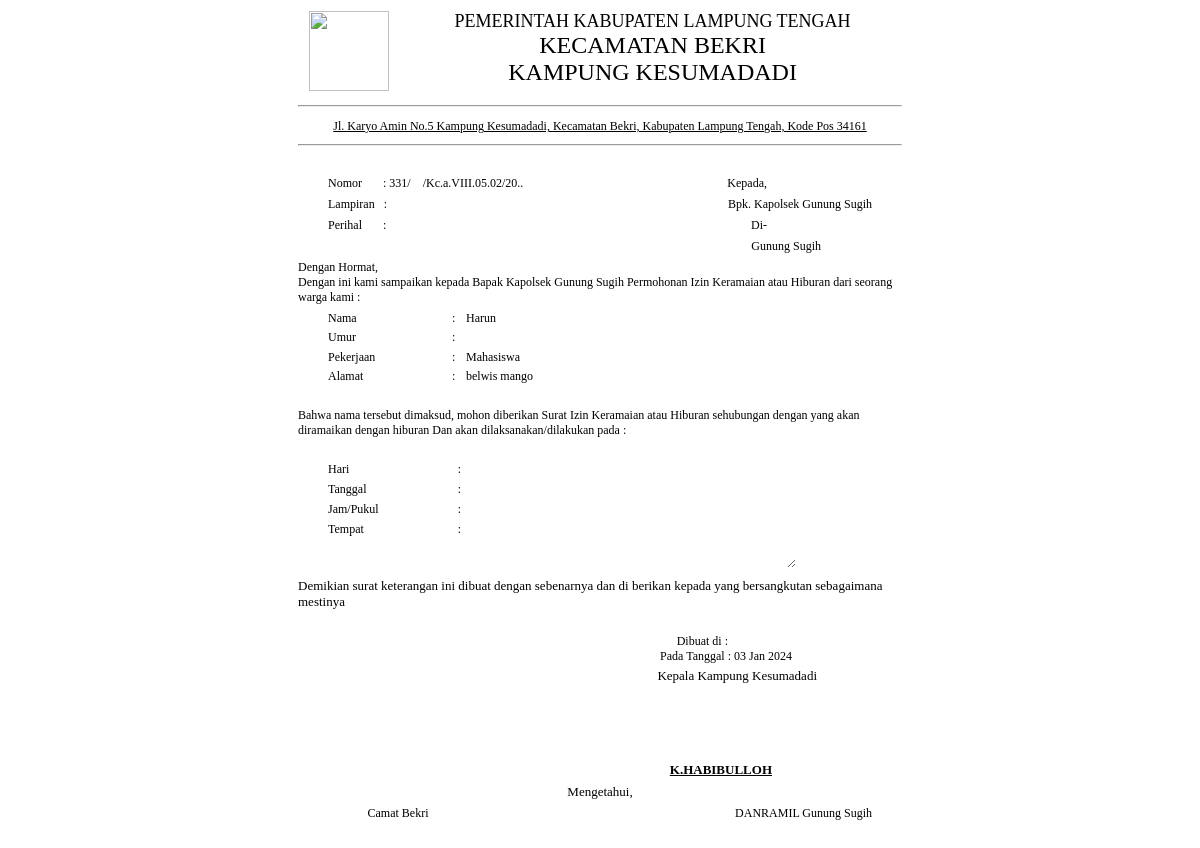
Screenshot of /surat_izin_keramaian.php?NIK=3214321432143214 (signed in) with the database file from the repository.
### tables this page shows
CREATE TABLE `crud` (
  `ID` bigint(16) NOT NULL,
  `NIK` bigint(16) NOT NULL,
  `Nama` varchar(50) NOT NULL,
  `Tempat` varchar(50) NOT NULL,
  `Tanggal_Lahir` varchar(50) NOT NULL,
  `Jenis_Kelamin` varchar(50) NOT NULL,
  `Alamat` varchar(100) NOT NULL,
  `Agama` varchar(50) NOT NULL,
  `Status` varchar(50) NOT NULL,
  `Pekerjaan` varchar(50) NOT NULL,
  `Kewarganegaraan` varchar(50) NOT NULL
);

### surat_izin_keramaian.php (the view, shortened to what this page needs)
<?php
include "process.php";
if(isset($_GET['NIK'])) {
    $NIK = $_GET['NIK'];
    $NIK = mysqli_real_escape_string($conn, $NIK);
    $sql = "SELECT * FROM crud WHERE NIK='$NIK'";
    $hasil = mysqli_query($conn, $sql);
    $data = mysqli_fetch_assoc($hasil);
} else {
    echo "Parameter NIK tidak ditemukan.";
    exit();
}
$tanggal = date("d M Y");
?>
<!DOCTYPE html>
<head>
    <body onload="window.print()">
</head>
<body>
    <center>
        <table width="610" align="center">
            <tr>
                <td align="center"><img src="https://i.ibb.co/NjB0Rqb/Lambang-Kabupaten-Lampung-Tengah.png" width="80" height="80"></td>
                <td align="center">
                    <font size="4">PEMERINTAH KABUPATEN LAMPUNG TENGAH</font><br>
                    <font size="5">KECAMATAN BEKRI</font><br>
                    <font size="5">KAMPUNG KESUMADADI</font><br>
                </td>
            </tr>
            <tr>
                <td colspan="2" align="center"><hr></td>
            </tr>
        </table>
        <table width="610">
            <tr>
                <td class="alamat" align="center" style="text-decoration: underline 1px;">Jl. Karyo Amin No.5 Kampung Kesumadadi, Kecamatan Bekri, Kabupaten Lampung Tengah, Kode Pos 34161</td>
            </tr>
            <tr>
                <td colspan="1" align="center"><hr></td>
            </tr>
        </table>
        <br>
<table width="550">
    <tr>
        <td style="font-size: 12px; width: 300px;">Nomor&nbsp;&nbsp;&nbsp;&nbsp;&nbsp;&nbsp;&nbsp;: 331/&nbsp;&nbsp;&nbsp;&nbsp;/Kc.a.VIII.05.02/20..</td>
        <td style="font-size: 12px;" align="right">Kepada,&nbsp;&nbsp;&nbsp;&nbsp;&nbsp;&nbsp;&nbsp;&nbsp;&nbsp;&nbsp;&nbsp;&nbsp;&nbsp;&nbsp;&nbsp;&nbsp;&nbsp;&nbsp;&nbsp;&nbsp;&nbsp;&nbsp;&nbsp;&nbsp;&nbsp;&nbsp;&nbsp;&nbsp;&nbsp;&nbsp;&nbsp;&nbsp;&nbsp;&nbsp;&nbsp;</td>
    </tr>
</table>
<table width="550">
        <tr>
            <td style="font-size: 12px;">Lampiran&nbsp;&nbsp;&nbsp;:</td>
            <td width="400" style="font-size: 12px;" align="right">Bpk. Kapolsek Gunung Sugih</td>
        </tr>
        </table>
<table width="550">
        <tr>
            <td style="font-size: 12px;">Perihal&nbsp;&nbsp;&nbsp;&nbsp;&nbsp;&nbsp;&nbsp;:</td>
            <td width="400" style="font-size: 12px;" align="right">Di-&nbsp;&nbsp;&nbsp;&nbsp;&nbsp;&nbsp;&nbsp;&nbsp;&nbsp;&nbsp;&nbsp;&nbsp;&nbsp;&nbsp;&nbsp;&nbsp;&nbsp;&nbsp;&nbsp;&nbsp;&nbsp;&nbsp;&nbsp;&nbsp;&nbsp;&nbsp;&nbsp;&nbsp;&nbsp;&nbsp;&nbsp;&nbsp;&nbsp;&nbsp;&nbsp;</td>
        </tr>
        </table>
<table width="550">
        <tr>
            <td width="400" style="font-size: 12px;" align="right">Gunung Sugih&nbsp;&nbsp;&nbsp;&nbsp;&nbsp;&nbsp;&nbsp;&nbsp;&nbsp;&nbsp;&nbsp;&nbsp;&nbsp;&nbsp;&nbsp;&nbsp;&nbsp;</td>
        </tr>
        </table>
    <center>
        <table width="610">
            <tr>
                <td class="pembukaan" style="font-size: 12px;">Dengan Hormat,<br>Dengan ini kami sampaikan kepada Bapak Kapolsek Gunung Sugih Permohonan Izin Keramaian atau Hiburan dari seorang warga kami :</td>
            </tr>
        </table>
        <table width="550">
            <tr>
                <td style="font-size: 12px;"width="120">Nama</td>
                <td width="10">:</td>
                <td style="font-size: 12px;"><?php echo $data['Nama']; ?></td>
            </tr>
            <tr>
                <td style="font-size: 12px;">Umur</td>
                <td width="10">:</td>
                <td style="font-size: 12px;"><input type="text" id="umur" name="umur"></td>
            </tr>
            <tr>
                <td style="font-size: 12px;">Pekerjaan</td>
                <td width="10">:</td>
                <td style="font-size: 12px;"><?php echo $data['Pekerjaan']; ?></td>
            </tr>
            <tr>
                <td style="font-size: 12px;">Alamat</td>
                <td width="10">:</td>
                <td style="font-size: 12px;"><?php echo $data['Alamat']; ?></td>
            </tr>
        </table>
        <br>
        <table width="610">
            <tr>
                <td class="pembukaan" style="font-size: 12px;">Bahwa nama tersebut dimaksud, mohon diberikan Surat Izin Keramaian atau Hiburan sehubungan dengan  yang akan diramaikan dengan hiburan Dan akan dilaksanakan/dilakukan pada :</td>
            </tr>
        </table>
        <table width="550">
            <tr>
                <td style="font-size: 12px;">Hari</td>
                <td width="10">:</td>
                <td style="font-size: 12px;"><input type="text" id="hari" name="hari"></td>
            </tr>
            <tr>
                <td style="font-size: 12px;">Tanggal</td>
                <td width="10">:</td>
                <td style="font-size: 12px;"><input type="text" id="tanggal" name="tanggal"></td>
            </tr>
            <tr>
                <td style="font-size: 12px;">Jam/Pukul</td>
                <td width="10">:</td>
                <td style="font-size: 12px;"><input type="text" id="jam" name="jam"></td>
            </tr>
            <tr>
                <td style="font-size: 12px;">Tempat</td>
                <td width="10">:</td>
                <td style="font-size: 12px;"><textarea id="tempat" name="tempat" rows="3"></textarea></td>
            </tr>
        <br>
<table width="610">
    <tr>
        <td>
            <font size="2">Demikian surat keterangan ini dibuat dengan sebenarnya dan di berikan kepada yang bersangkutan sebagaimana mestinya</font>
        </td>
    </tr>
</table>
<br>
<table width="610">
    <tr>
        <td align="right" class="surat">
            <span style="font-size: 12px;padding-right: 174px;">Dibuat di :</span> <br>
            <span style="font-size: 12px;padding-right: 110px;">Pada Tanggal : <?php echo $tanggal; ?></span>
        </td>
    </tr>
    <tr>
        <td align="right" style="padding-right: 86px;">
            <font size="2">Kepala Kampung Kesumadadi</font>
        </td>
    </tr>
</table>
<br>
<br>
<br>
<br>
<table width="350">
    <tr>
        <td align="right" style="padding-right: px;">
            <font size="2"><b style="text-decoration: underline;">K.HABIBULLOH</b></font>
        </td>
    </tr>
</table>
<table align="center">
    <tr>
        <td>
            <font size="2">Mengetahui,</font>
        </td>
    </tr>
</table>
<table width="550">
    <tr>
        <td style="font-size: 12px;" align="center">Camat Bekri</td>
        <td width="400" style="font-size: 12px;" align="right">DANRAMIL Gunung Sugih</td>
    </tr>
    </table>
    <br><br><br><br><br>
    </center>
</body>
</html>

### surat_izin_keramaian.php (style rules this page uses)
input, textarea { border: none; font-size: 12px; width: 80%; }
table tr td { font-size: 12px; vertical-align: top; }

### rows the page displays
crud: Nama "Harun", Pekerjaan "Mahasiswa", Alamat "belwis mango"
